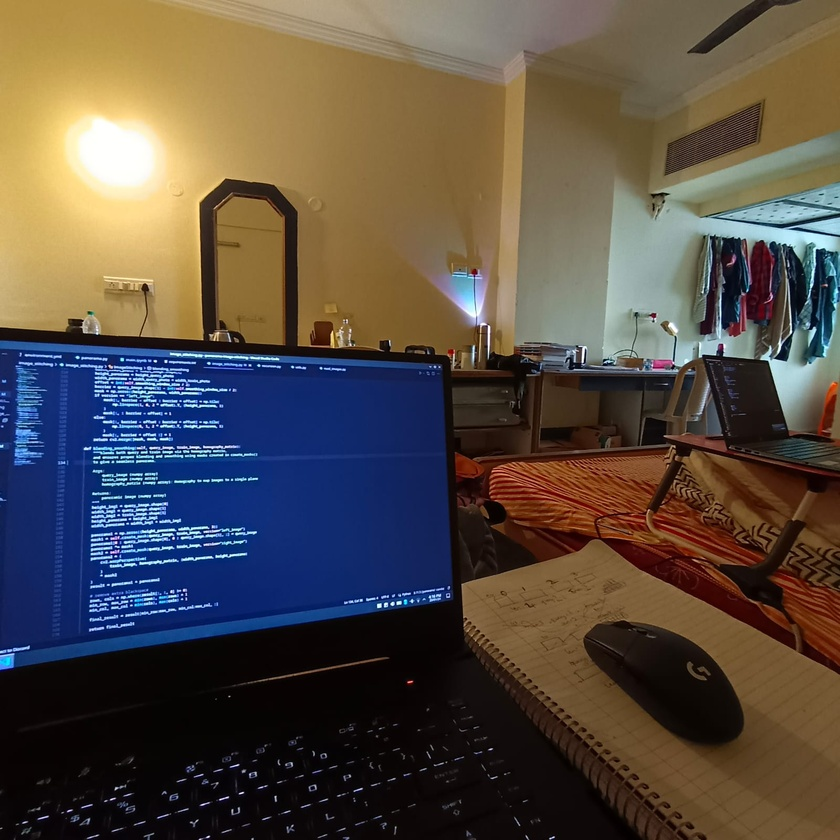
#> input picture src/feature_based/input/room/room02.jpeg, 840 x 840 px, shrunk from 1600 x 1600 before the run
$ python Paronama.py src/feature_based/input/room/room02.jpeg
#> lines starting #> are read from the running program, lines starting #| are printed output that depends on the picture
### src/feature_based/model.py
import cv2
import numpy as np
import sys

class ImageStitching:
    """containts the utilities required to stitch images"""

    def __init__(self, query_photo, train_photo):
        super().__init__()
        width_query_photo = query_photo.shape[1]
        width_train_photo = train_photo.shape[1]
        lowest_width = min(width_query_photo, width_train_photo)
        smoothing_window_percent = 0.10 # consider increasing or decreasing[0.00, 1.00]
        self.smoothing_window_size = max(100, min(smoothing_window_percent * lowest_width, 1000))

    def give_gray(self, image):
        """receives an image array and returns grayscaled image

        Args:
            image (numpy array): array of images

        Returns:
            image (numpy array): same as image input
            photo_gray (numpy array): grayscaled images
        """
        photo_gray = cv2.cvtColor(image, cv2.COLOR_RGB2GRAY)

        return image, photo_gray


    @staticmethod
    def _sift_detector(image):
        """Applies SIFT algorithm to the given image

        Args:
            image (numpy array): input image

        Returns:
            keypoints, features
        """
        descriptor = cv2.SIFT_create()
        keypoints, features = descriptor.detectAndCompute(image, None)

        return keypoints, features

    def create_and_match_keypoints(self, features_train_image, features_query_image):
        """Creates and Matches keypoints from the SIFT features using Brute Force matching
        by checking the L2 norm of the feature vector

        Args:
            features_train_image: SIFT features of train image
            features_query_image: SIFT features of query image

        Returns:
            matches (List): matches in features of train and query image
        """
        bf = cv2.BFMatcher(cv2.NORM_L2, crossCheck=True)

        best_matches = bf.match(features_train_image, features_query_image)
        raw_matches = sorted(best_matches, key=lambda x: x.distance)

        return raw_matches

    def compute_homography(
        self, keypoints_train_image, keypoints_query_image, matches, reprojThresh
    ):
        """Computes the Homography to map images to a single plane,
        uses RANSAC algorithm to find the best matches iteratively.

        Args:
            keypoints_train_image: keypoints found using SIFT in train image
            keypoints_query_image: keypoints found using SIFT in query image
            matches: matches found using Brute Force
            reprojThresh: threshold for error

        Returns:
            M (Tuple): (matches, Homography matrix, status)
        """
        keypoints_train_image = np.float32(
            [keypoint.pt for keypoint in keypoints_train_image]
        )
        keypoints_query_image = np.float32(
            [keypoint.pt for keypoint in keypoints_query_image]
        )

        if len(matches) >= 4:
            points_train = np.float32(
                [keypoints_train_image[m.queryIdx] for m in matches]
            )
            points_query = np.float32(
                [keypoints_query_image[m.trainIdx] for m in matches]
            )

            H, status = cv2.findHomography(
                points_train, points_query, cv2.RANSAC, reprojThresh
            )

            return (matches, H, status)

        else:
            print(f"Minimum match count not satisfied cannot get homopgrahy")
            return None

    def create_mask(self, query_image, train_image, version):
        """Creates the mask using query and train images for blending the images,
        using a gaussian smoothing window/kernel

        Args:
            query_image (numpy array)
            train_image (numpy array)
            version (str) == 'left_image' or 'right_image'

        Returns:
            masks
        """
        height_query_photo = query_image.shape[0]
        width_query_photo = query_image.shape[1]
        width_train_photo = train_image.shape[1]
        height_panorama = height_query_photo
        width_panorama = width_query_photo + width_train_photo
        offset = int(self.smoothing_window_size / 2)
        barrier = query_image.shape[1] - int(self.smoothing_window_size / 2)
        mask = np.zeros((height_panorama, width_panorama))
        if version == "left_image":
            mask[:, barrier - offset : barrier + offset] = np.tile(
                np.linspace(1, 0, 2 * offset).T, (height_panorama, 1)
            )
            mask[:, : barrier - offset] = 1
        else:
            mask[:, barrier - offset : barrier + offset] = np.tile(
                np.linspace(0, 1, 2 * offset).T, (height_panorama, 1)
            )
            mask[:, barrier + offset :] = 1
        return cv2.merge([mask, mask, mask])

    def blending_smoothing(self, query_image, train_image, homography_matrix):
        """blends both query and train image via the homography matrix,
        and ensures proper blending and smoothing using masks created in create_masks()
        to give a seamless panorama.

        Args:
            query_image (numpy array)
            train_image (numpy array)
            homography_matrix (numpy array): Homography to map images to a single plane

        Returns:
            panoramic image (numpy array)
        """
        height_img1 = query_image.shape[0]
        width_img1 = query_image.shape[1]
        width_img2 = train_image.shape[1]
        height_panorama = height_img1
        width_panorama = width_img1 + width_img2

        panorama1 = np.zeros((height_panorama, width_panorama, 3))
        mask1 = self.create_mask(query_image, train_image, version="left_image")
        panorama1[0 : query_image.shape[0], 0 : query_image.shape[1], :] = query_image
        panorama1 *= mask1
        mask2 = self.create_mask(query_image, train_image, version="right_image")
        panorama2 = (
            cv2.warpPerspective(
                train_image, homography_matrix, (width_panorama, height_panorama)
            )
            * mask2
        )
        result = panorama1 + panorama2

        # remove extra blackspace
        rows, cols = np.where(result[:, :, 0] != 0)
        min_row, max_row = min(rows), max(rows) + 1
        min_col, max_col = min(cols), max(cols) + 1

        final_result = result[min_row:max_row, min_col:max_col, :]

        return final_result

def read(image_dir_list):
    """reads the images dir list and returns the images array as List

    Args:
        image_dir_list (List): image list read through cmdline

    Returns:
        images_list(List): List of numpy array of Images
        len(images_list) (int): no of images read through cmdline
    """
    images_list = []
    for image_dir in image_dir_list:
        image = cv2.imread(image_dir)
        image = cv2.cvtColor(image, cv2.COLOR_BGR2RGB)
        images_list.append(image)

    return images_list, len(images_list)

def recurse(image_list, no_of_images):
    """Recursive function to get panorama of multiple images

    Args:
        image_list (List): list of numpy array of images
        no_of_images (int): no of images read through cmdline

    Returns:
        result (numpy array): RGB panoramic image
    """
    if no_of_images == 2:
        result, mapped_image = forward(
            query_photo=image_list[no_of_images - 2],
            train_photo=image_list[no_of_images - 1],
        )

        return result, mapped_image
    else:
        result,_ = forward(
            query_photo=image_list[no_of_images - 2],
            train_photo=image_list[no_of_images - 1],
        )
        result_int8 = np.uint8(result)
        result_rgb = cv2.cvtColor(result_int8, cv2.COLOR_BGR2RGB)
        image_list[no_of_images - 2] = result_rgb

        return recurse(image_list, no_of_images - 1)

def forward(query_photo, train_photo):
    """Runs a forward pass using the ImageStitching() class in utils.py.
    Takes in a query image and train image and runs entire pipeline to return
    a panoramic image.

    Args:
        query_photo (numpy array): query image
        train_photo (nnumpy array): train image

    Returns:
        result image (numpy array): RGB result image
    """
    image_stitching = ImageStitching(query_photo, train_photo)
    _, query_photo_gray = image_stitching.give_gray(query_photo)  # left image
    _, train_photo_gray = image_stitching.give_gray(train_photo)  # right image

    keypoints_train_image, features_train_image = image_stitching._sift_detector(
        train_photo_gray
    )
    keypoints_query_image, features_query_image = image_stitching._sift_detector(
        query_photo_gray
    )

    matches = image_stitching.create_and_match_keypoints(
        features_train_image, features_query_image
    )
    mapped_feature_image = cv2.drawMatches(
                        train_photo,
                        keypoints_train_image,
                        query_photo,
                        keypoints_query_image,
                        matches[:100],
                        None,
                        flags=cv2.DrawMatchesFlags_NOT_DRAW_SINGLE_POINTS)

    M = image_stitching.compute_homography(
        keypoints_train_image, keypoints_query_image, matches, reprojThresh=4
    )

    if M is None:
        return "Error cannot stitch images"

    (matches, homography_matrix, status) = M

    result = image_stitching.blending_smoothing(
        query_photo, train_photo, homography_matrix
    )
    # mapped_image = cv2.drawMatches(train_photo, keypoints_train_image, query_photo, keypoints_query_image, matches[:100], None, flags=cv2.DrawMatchesFlags_NOT_DRAW_SINGLE_POINTS)
    mapped_float_32 = np.float32(mapped_feature_image)
    result_float32 = np.float32(result)
    result_rgb = cv2.cvtColor(result_float32, cv2.COLOR_BGR2RGB)
    mapped_feature_image_rgb = cv2.cvtColor(mapped_float_32, cv2.COLOR_BGR2RGB)

    return result_rgb, mapped_feature_image_rgb


# [18 lines that do not run on import are left out]

### Paronama.py
import src.feature_based.model as m
import sys
import cv2

def main(image_dir_list):
    """Main function of the Repository.
    Takes in list of image dir, runs the complete image stitching pipeline
    to create and export a panoramic image in the /outputs/ folder.

    Args:
        image_dir_list (List): List of image dirs passed in cmdline
    """

    images_list, no_of_images = m.read(image_dir_list)
    result, mapped_image = m.recurse(images_list, no_of_images)
    cv2.imwrite("src/feature_based/output/panorama_image.jpg", result)
    cv2.imwrite("src/feature_based/output/mapped_image.jpg", mapped_image)

    print(f"Panoramic image saved at: outputs/panorama_image.jpg")


if __name__ == "__main__":
    image_list = []
    for i in range(1, len(sys.argv)):
        image_list.append(sys.argv[i])
    main(image_list)
#> in read, image is the input picture: shape (840, 840, 3); mean B, G, R 69.1, 77.5, 86.9
#> in main, `images_list, no_of_images = m.read(image_dir_list)`: images_list = 1 item; no_of_images = 1
#> in give_gray, `photo_gray = cv2.cvtColor(image, cv2.COLOR_RGB2GRAY)`:
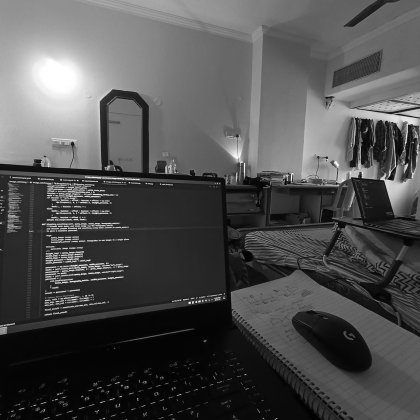
#> photo_gray: shape (840, 840) (shown at 1/2 size); min 0, max 255, mean 79.4
#> in _sift_detector, `keypoints, features = descriptor.detectAndCompute(image, None)`: keypoints = 2078 keypoints; strongest (x, y, size): (155, 361, 1.9), (166, 361, 2), (379, 606, 3), (392, 604, 2.5)
#> in forward, `keypoints_train_image, features_train_image = image_stitching._sift_de..`:
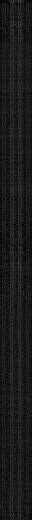
#> features_train_image: shape (2078, 128) float32 (shown at 1/4 size); min 0, max 219, mean 26.3
#> in forward, `keypoints_train_image, features_train_image = image_stitching._sift_de..`: keypoints_train_image has the same summary as keypoints in _sift_detector
#> in forward, `keypoints_query_image, features_query_image = image_stitching._sift_de..`: keypoints_query_image has the same summary as keypoints in _sift_detector
#> in create_and_match_keypoints, `best_matches = bf.match(features_train_image, features_query_image)`: best_matches = 2078 matches
#> in forward, `mapped_feature_image = cv2.drawMatches( train_photo, keypoints_train_i..`:
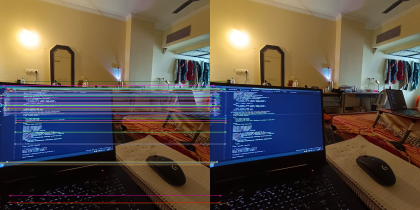
#> mapped_feature_image: shape (840, 1680, 3) (shown at 1/4 size); mean R, G, B 91.3, 81.2, 72.5
#> in compute_homography, `keypoints_train_image = np.float32( [keypoint.pt for keypoint in keypo..`: keypoints_train_image = 2078 pairs, first value 2.7 to 836.4, second value 3.01 to 836.6
#> in compute_homography, `keypoints_query_image = np.float32( [keypoint.pt for keypoint in keypo..`: keypoints_query_image has the same summary as keypoints_train_image
#> in compute_homography, `points_train = np.float32( [keypoints_train_image[m.queryIdx] for m in..`: points_train has the same summary as keypoints_train_image
#> in compute_homography, `points_query = np.float32( [keypoints_query_image[m.trainIdx] for m in..`: points_query has the same summary as keypoints_train_image
#> in compute_homography, `H, status = cv2.findHomography( points_train, points_query, cv2.RANSAC..`: H = [[1, -3.28e-15, 3.63e-12], [-6.24e-15, 1, 5.44e-12], [-1.3e-17, -7.68e-18, 1]]; status = 2078 values from 1 to 1
#> in forward, `M = image_stitching.compute_homography( keypoints_train_image, keypoin..`: M = 3 matches
#> in forward, `(matches, homography_matrix, status) = M`: homography_matrix has the same summary as H in compute_homography; status = 2078 values from 1 to 1
#> in blending_smoothing, `mask1 = self.create_mask(query_image, train_image, version="left_image")`:
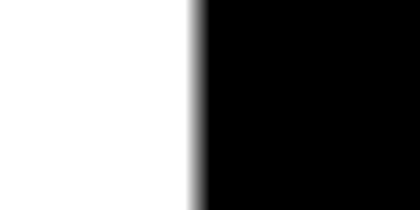
#> mask1: shape (840, 1680, 3) float64 (shown at 1/4 size); min 0, max 1, mean 0.47
#> in blending_smoothing, `panorama1 *= mask1`:
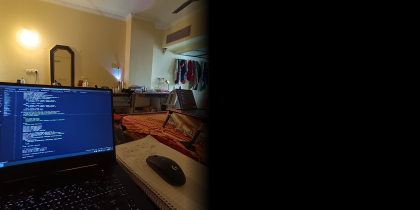
#> panorama1: shape (840, 1680, 3) float64 (shown at 1/4 size); mean R, G, B 40.6, 36.3, 32.6
#> in blending_smoothing, `mask2 = self.create_mask(query_image, train_image, version="right_imag..`:
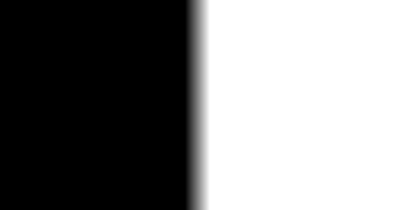
#> mask2: shape (840, 1680, 3) float64 (shown at 1/4 size); min 0, max 1, mean 0.53
#> in blending_smoothing, `panorama2 = ( cv2.warpPerspective( train_image, homography_matrix, (wi..`:
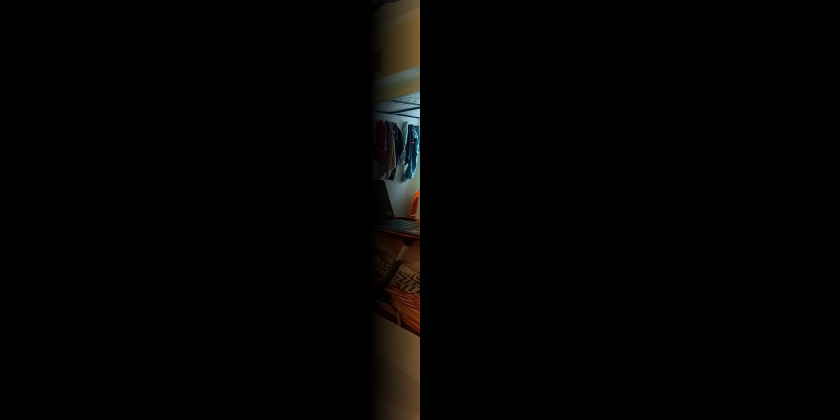
#> panorama2: shape (840, 1680, 3) float64 (shown at 1/2 size); mean R, G, B 2.9, 2.5, 1.9
#> in blending_smoothing, `min_row, max_row = min(rows), max(rows) + 1`: min_row = 0; max_row = 840
#> in blending_smoothing, `min_col, max_col = min(cols), max(cols) + 1`: min_col = 0; max_col = 840
#> (the run stopped early here; a loop or call above may not have finished)

$ run again, with src/feature_based/input/room/room01.jpeg copied over src/feature_based/input/room/room02.jpeg
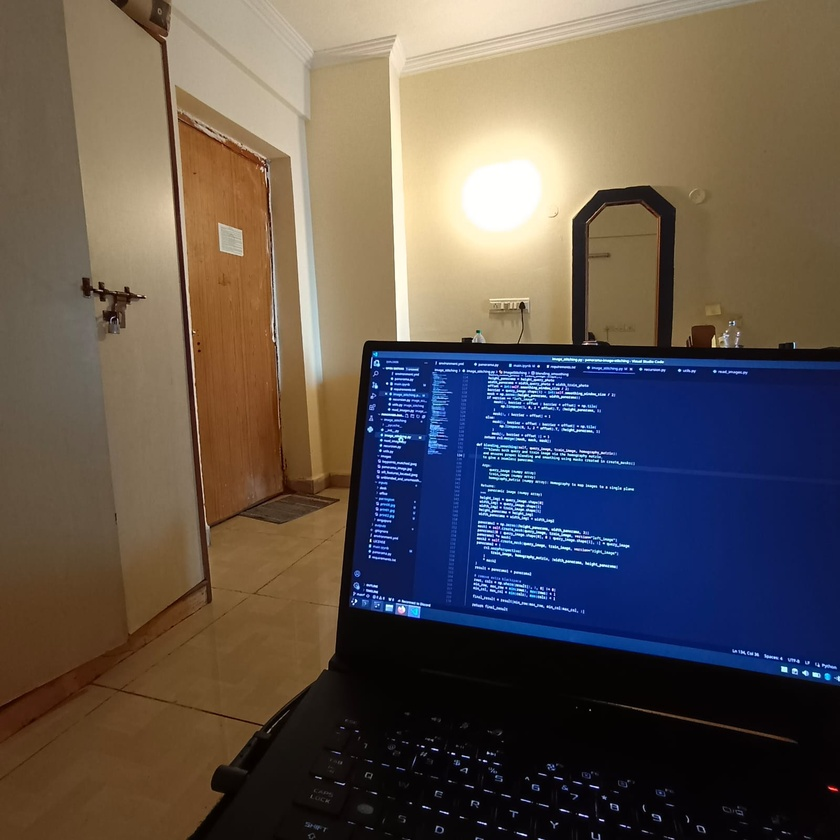
#> input picture src/feature_based/input/room/room01.jpeg, 840 x 840 px, shrunk from 1600 x 1600 before the run
#> in read, image is the input picture: shape (840, 840, 3); mean B, G, R 79.8, 85.1, 94.7
#> images_list = 1 item; no_of_images = 1
#> keypoints = 1181 keypoints; strongest (x, y, size): (588, 367, 1.8), (679, 370, 1.9), (641, 369, 1.9), (784, 669, 4.2)
#> in forward, `keypoints_train_image, features_train_image = image_stitching._sift_de..`: keypoints_train_image has the same summary as keypoints in _sift_detector
#> in forward, `keypoints_query_image, features_query_image = image_stitching._sift_de..`: keypoints_query_image has the same summary as keypoints in _sift_detector
#> best_matches = 1181 matches
#> in forward, `mapped_feature_image = cv2.drawMatches( train_photo, keypoints_train_i..`:
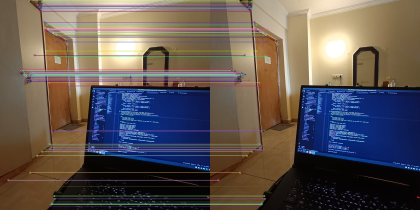
#> mapped_feature_image: shape (840, 1680, 3) (shown at 1/4 size); mean R, G, B 95.8, 86.8, 83.6
#> in compute_homography, `keypoints_train_image = np.float32( [keypoint.pt for keypoint in keypo..`: keypoints_train_image = 1181 pairs, first value 32.9 to 835.5, second value 2.88 to 829.6
#> in compute_homography, `keypoints_query_image = np.float32( [keypoint.pt for keypoint in keypo..`: keypoints_query_image has the same summary as keypoints_train_image
#> points_train has the same summary as keypoints_train_image
#> points_query has the same summary as keypoints_train_image
#> in compute_homography, `H, status = cv2.findHomography( points_train, points_query, cv2.RANSAC..`: H = [[1, -1.58e-16, -5.6e-13], [-4.95e-16, 1, -3.7e-13], [-2.51e-19, 7.1e-19, 1]]; status = 1181 values from 1 to 1
#> M = 3 matches
#> in forward, `(matches, homography_matrix, status) = M`: homography_matrix has the same summary as H in compute_homography; status = 1181 values from 1 to 1
#> in blending_smoothing, `panorama2 = ( cv2.warpPerspective( train_image, homography_matrix, (wi..`:
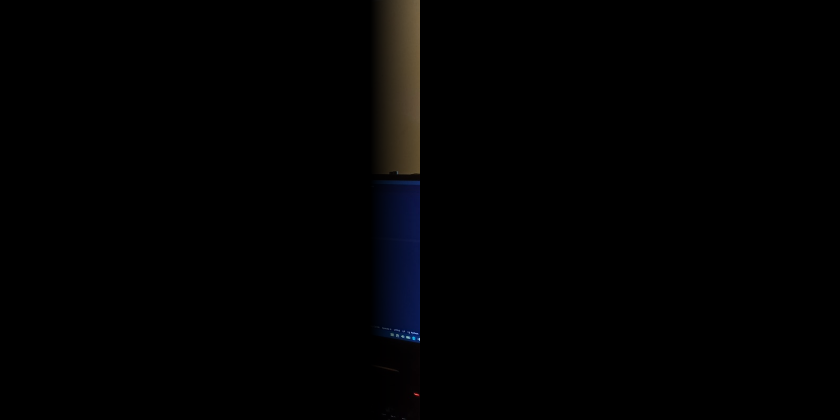
#> panorama2: shape (840, 1680, 3) float64 (shown at 1/2 size); mean R, G, B 1.6, 1.5, 1.8
#> min_row = 0; max_row = 840
#> min_col = 0; max_col = 840
